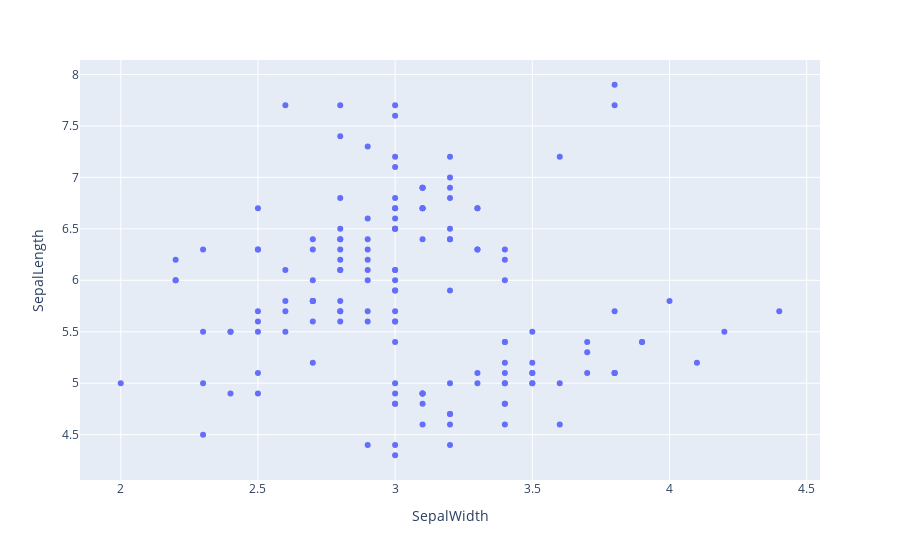

Notebook code for this chart:
### Markdown cell above
It did not display! Why? Use the fuction `show` to display the scatter plot of the relationship between sepal width and sepal length.

- `with fig_iris do show`

**It may take ~ 10 seconds for the block to create the dropdown and a similary amount of time for the plot to display.**

### Code cell
fig_iris.show()

#<xml xmlns="https://developers.google.com/blockly/xml"><variables><variable id=".Y9~^4%y]rs,A!j8aXw0">fig_iris</variable></variables><block type="varDoMethod" id="Y3*:nG98oP04XKV=JbYK" x="8" y="188"><field name="VAR" id=".Y9~^4%y]rs,A!j8aXw0">fig_iris</field><field name="MEMBER">show</field><data>fig_iris:show</data></block></xml>

### Figure 1 — Plotly figure (JSON) as saved in the notebook; plotly's stock layout.template omitted (floating-point values rounded to 4 significant figures; data arrays with more than 128 entries replaced by an {"elided": "..."} marker saying what was removed)
{"data": [{"hovertemplate": "SepalWidth=%{x}<br>SepalLength=%{y}<extra></extra>", "legendgroup": "", "marker": {"color": "#636efa", "symbol": "circle"}, "mode": "markers", "name": "", "orientation": "v", "showlegend": false, "type": "scatter", "x": {"elided": "150 float values"}, "xaxis": "x", "y": {"elided": "150 float values"}, "yaxis": "y"}], "layout": {"autosize": true, "legend": {"tracegroupgap": 0}, "margin": {"t": 60}, "xaxis": {"anchor": "y", "autorange": true, "domain": [0, 1], "range": [1.857, 4.543], "title": {"text": "SepalWidth"}, "type": "linear"}, "yaxis": {"anchor": "x", "autorange": true, "domain": [0, 1], "range": [4.045, 8.155], "title": {"text": "SepalLength"}, "type": "linear"}}}
